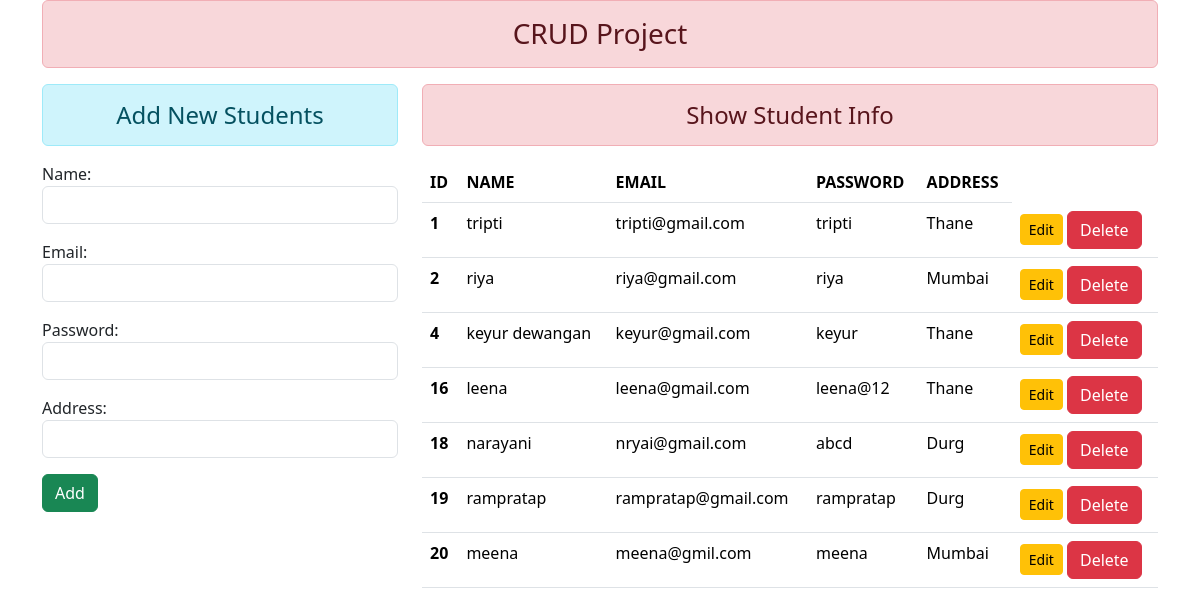
The page / on the database its author committed.
### student/models.py (models this page shows)
class User(models.Model):
    name= models.CharField(max_length = 50)
    email= models.EmailField(max_length = 100)
    password= models.CharField(max_length = 50)
    address = models.CharField(max_length = 100)

### student/views.py (the view)
# urls.py: path('', views.add_show, name='addandshow'),
def add_show(request):
    stud = User.objects.all()  # Initialize stud here
    if request.method == 'POST':
        fm = StudentRegistrtion(request.POST)
        if fm.is_valid():
            nm = fm.cleaned_data['name']
            em = fm.cleaned_data['email']
            ps = fm.cleaned_data['password']
            ad = fm.cleaned_data['address']
            reg = User(name=nm, email=em, password=ps, address=ad)
            reg.save()
            fm = StudentRegistrtion()
    else:
        fm = StudentRegistrtion()
    return render(request, 'enroll/addandshow.html', {'form': fm, 'stud': stud})

### student/forms.py
class StudentRegistrtion(forms.ModelForm):
    class Meta:
        model = User
        fields = ['name','email','password','address']
        widgets = {
            'name': forms.TextInput(attrs={'class': 'form-control'}),
            'email': forms.EmailInput(attrs={'class': 'form-control'}),
            'password': forms.PasswordInput(render_value=True, attrs={'class': 'form-control'}),
            'address': forms.TextInput(attrs={'class': 'form-control'}),
                   }

### student/templates/enroll/addandshow.html (shortened to what this page needs)
{% extends 'enroll/base.html' %}
{% block content %}
<div class="row">
    <div class="col-sm-4">
        <h4 class="text-center alert alert-info"> Add New Students </h4>
        <form action="" method="POST">
            {{ form.as_p }}
            <input type="submit" class="btn btn-success" value="Add">
        </form>
    </div>
    <div class="col-sm-8">
        <h4 class="text-center alert alert-danger"> Show Student Info</h4>
        {% if stud %}
        <table class="table table-hover">
            <thead>
            <tr>
                <th scope="col">ID</th>
                <th scope="col">NAME</th>
                <th scope="col">EMAIL</th>
                <th scope="col">PASSWORD</th>
                <th scope="col">ADDRESS</th>
            </tr>
            </thead>
            <tbody>
                {% for st in stud %}
                <tr>
                    <th scope="row">{{st.id}}</th>
                    <td>{{st.name}}</td>
                    <td>{{st.email}}</td>
                    <td>{{st.password}}</td>
                    <td>{{st.address}}</td>
                    <td>
                        <a href="{% url 'updatedata' st.id %}" class="btn btn-warning btn-sm">Edit</a>
                        <form action="{% url 'deletedata' st.id %}" method="post" class="d-inline"> {% csrf_token %}
                            <input type="submit" class="btn btn-danger" value="Delete">
                        </form>
                    </td>
                </tr>
                {% endfor %}
            </tbody>
        </table>
        {% endif %}
    </div>
</div>
{% endblock content %}

### student/templates/enroll/base.html (shortened to what this page needs)
<!Doctype html>
{% load static %}
<html>
    <head>
        <link rel="stylesheet" href = "{% static 'css/bootstrap.css' %}">
    </head>
    <body>
        <div class="container">
            <h3 class="text-center alert alert-danger">CRUD Project</h3>
            {% block content %}
            {% endblock content %}
        </div>
    </body>
</html>

### rows shown on the page
User: id "1", name "tripti", email "tripti@gmail.com", password "tripti", address "Thane"
User: id "2", name "riya", email "riya@gmail.com", password "riya", address "Mumbai"
User: id "4", name "keyur dewangan", email "keyur@gmail.com", password "keyur", address "Thane"
User: id "16", name "leena", email "leena@gmail.com", password "leena@12", address "Thane"
User: id "18", name "narayani", email "nryai@gmail.com", password "abcd", address "Durg"
User: id "19", name "rampratap", email "rampratap@gmail.com", password "rampratap", address "Durg"
User: id "20", name "meena", email "meena@gmil.com", password "meena", address "Mumbai"
